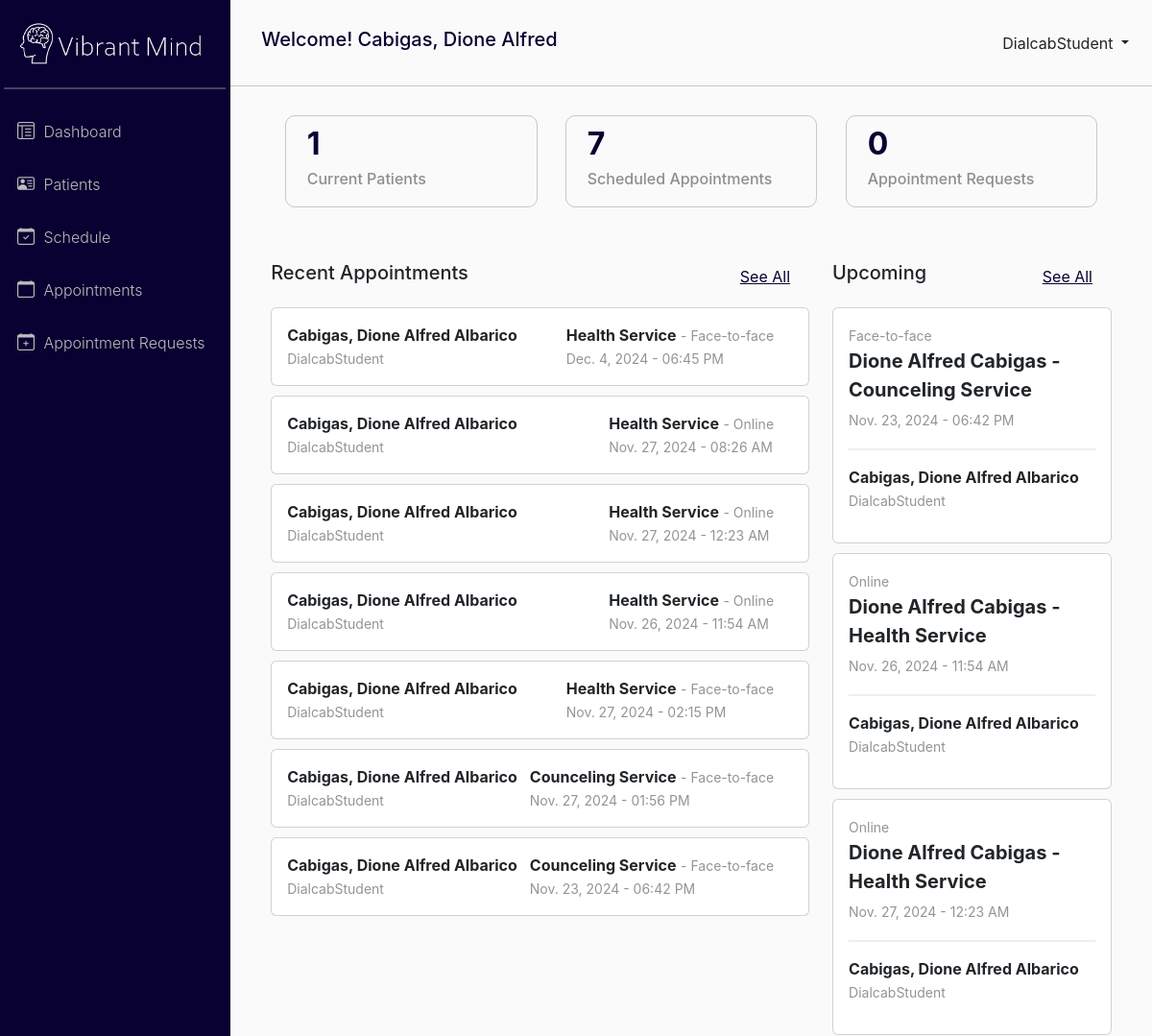
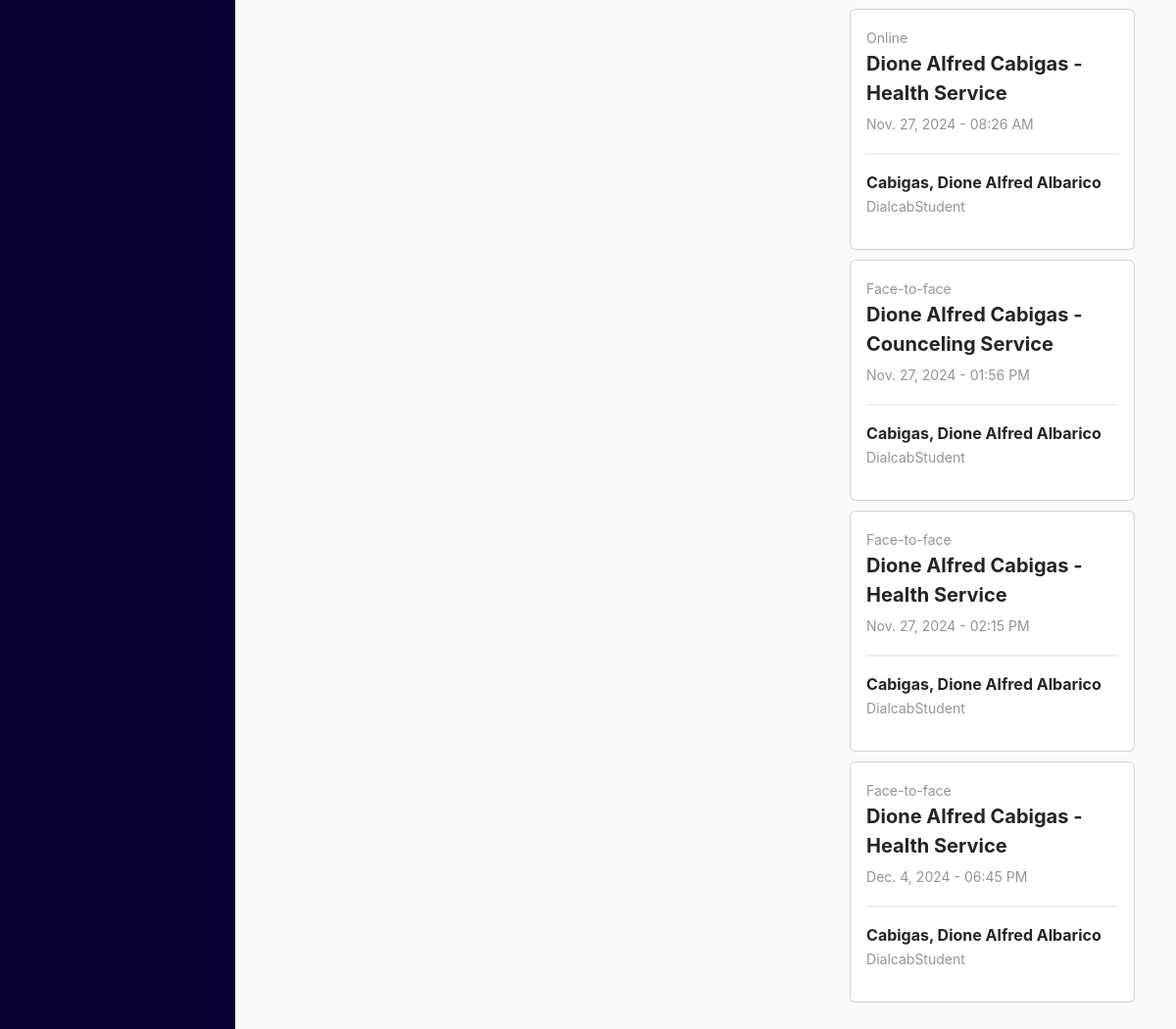
Page / (signed in) on the earlier database version (2 pictures, top to bottom).
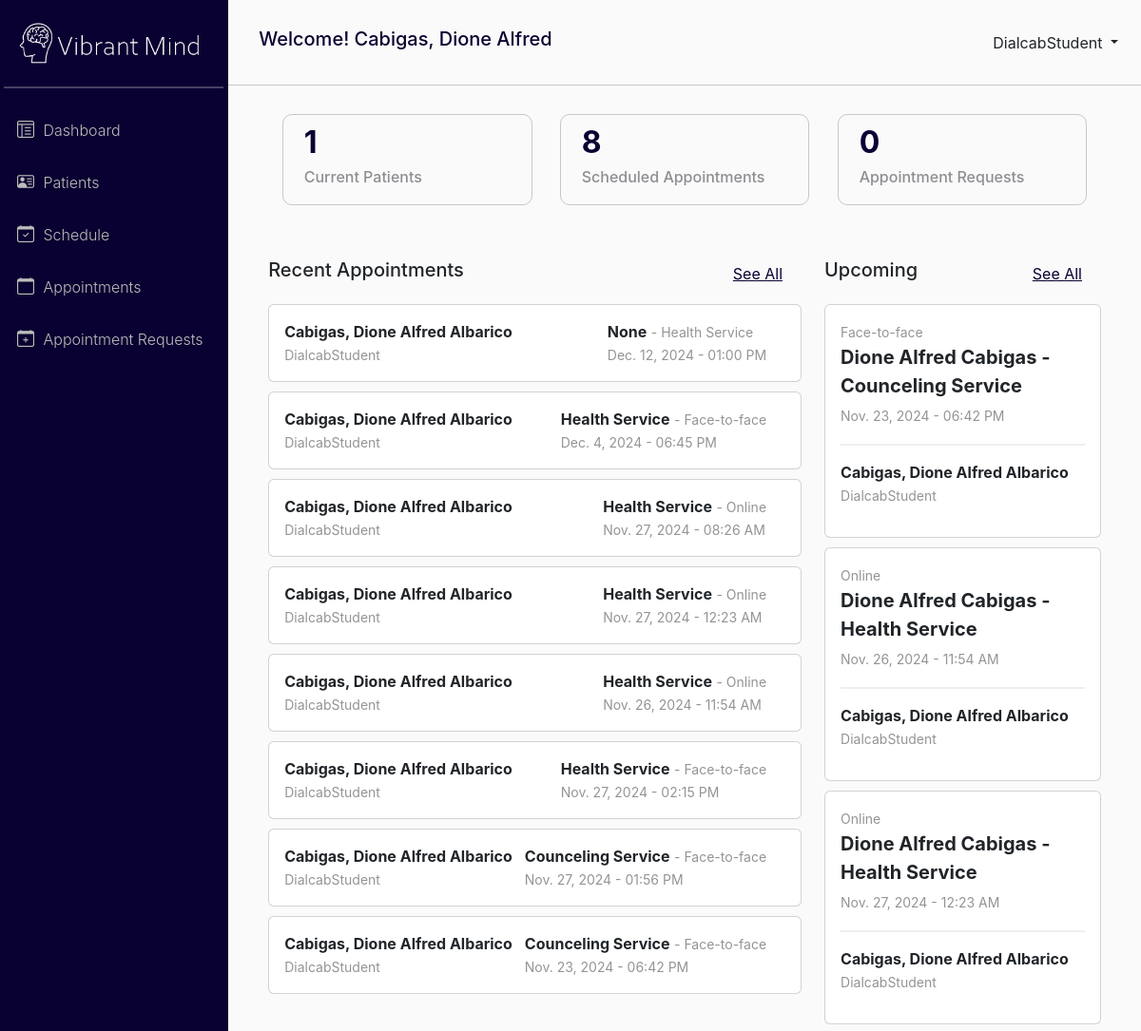
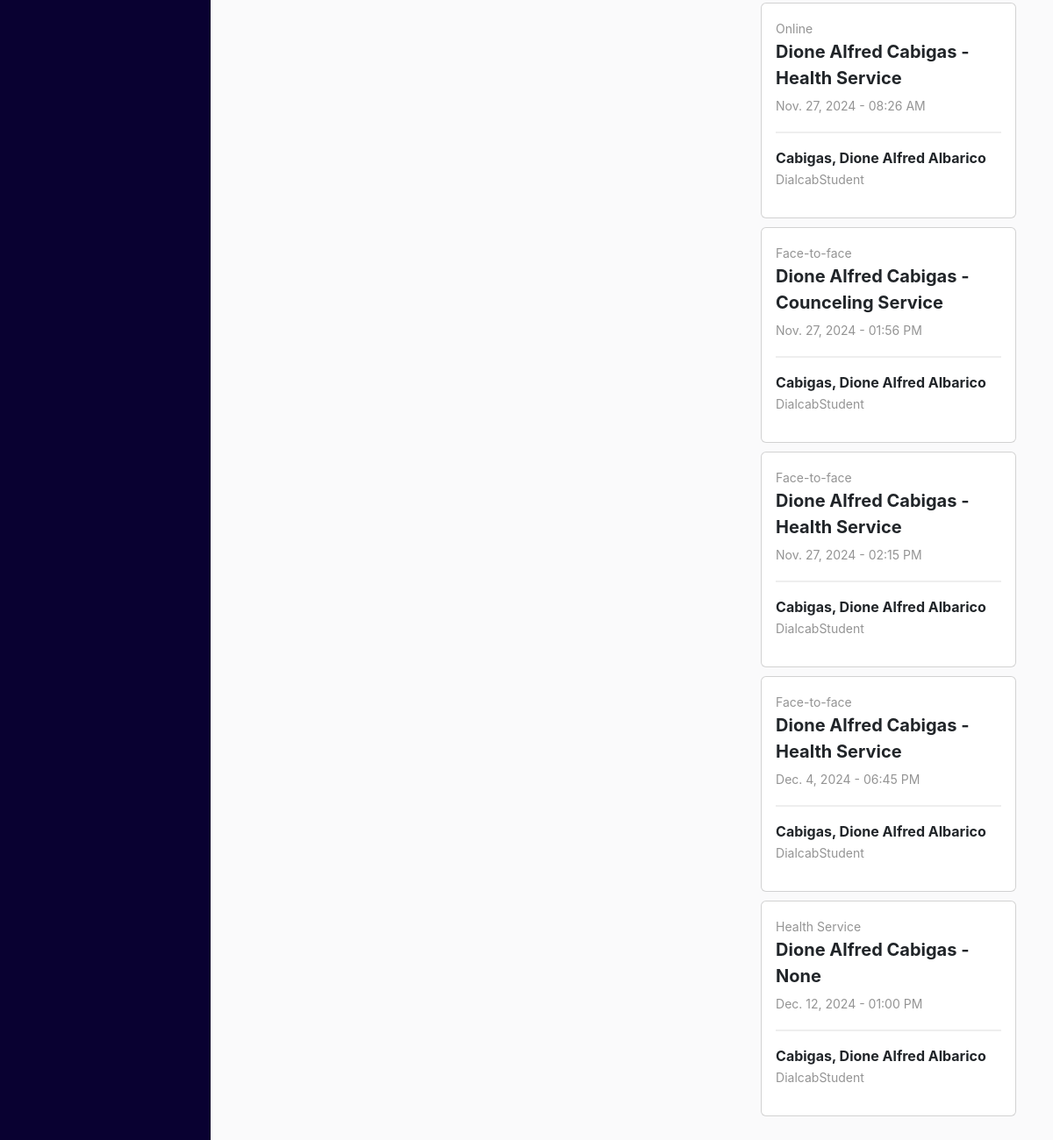
Same page on the later database version (2 pictures, top to bottom).
### VibrantMind_app/models.py (models this page shows, shortened)
class UserProfile(models.Model):
    USER_TYPE = (
        ('student', 'Student'),
        ('staff', 'Staff'),
    )
    GENDER_CHOICE = (
        ('M', 'Male'),
        ('F', 'Female'),
    )
    user = models.OneToOneField(User, on_delete=models.CASCADE)
    lastName = models.CharField(max_length=100, blank=True, null=True)
    firstName = models.CharField(max_length=100, blank=True, null=True)
    middleName = models.CharField(max_length=100, blank=True, null=True)
    age = models.PositiveIntegerField(blank=True, null=True)
    gender = models.CharField(max_length=1, choices=GENDER_CHOICE, blank=True, null=True)
    email = models.CharField(max_length=100, blank=True, null=True)
    user_type = models.CharField(max_length=50, choices=USER_TYPE, blank=True, null=True)

class Appointment(models.Model):
    SESSION_TYPE = (
        ('Health Service', 'Health Service'),
        ('Counceling Service', 'Counceling Service'),
    )
    STAFF_CHOICE = (
        ('Health Staff', 'Health Staff'),
        ('Counceling Staff', 'Counceling Staff'),
    )
    APPOINTMENT_TYPE = (
        ('Face-to-face', 'Face-to-Face'),
        ('Online', 'Online'),
    )
    patient = models.ForeignKey(Patient, on_delete=models.CASCADE)
    session_type = models.CharField(max_length=100, choices=SESSION_TYPE, null=True)
    appointment_type = models.CharField(max_length=100, choices=APPOINTMENT_TYPE, null=True)
    date = models.DateField(blank=True, null=True)
    time = models.TimeField(blank=True, null=True)
    staff = models.CharField(max_length=100, choices=STAFF_CHOICE, blank=True)
    notes = models.TextField(null=True)
    dateRequested = models.DateField(auto_now_add=True, null=True)
    timeRequested = models.TimeField(auto_now_add=True, null=True)
    approval = models.BooleanField(default=False)
    is_done = models.BooleanField(default=False)
    is_removed = models.BooleanField(default=False)

class Patient(models.Model):
    userProfile = models.OneToOneField(UserProfile, on_delete=models.CASCADE)
    phone_number = models.CharField(max_length=15, blank=True, null=True)
    emergency_contact_name = models.CharField(max_length=100, blank=True, null=True)
    emergency_contact_relationship = models.CharField(max_length=100, blank=True, null=True)
    emergency_contact_phone = models.CharField(max_length=15, blank=True, null=True)
    address = models.TextField(blank=True, null=True)
    date_of_birth = models.DateField(blank=True, null=True)

### VibrantMind_app/views.py (the view)
# urls.py: path('', views.staff_dashboard_view, name='staff_dashboard'),
@login_required
def staff_dashboard_view(request):
    patients = Patient.objects.all()
    appointments = Appointment.objects.filter(approval=True, is_done=False, is_removed=False).order_by('-dateRequested', '-timeRequested')
    appointment_requests = Appointment.objects.filter(approval=False)
    schedules = Appointment.objects.filter(approval=True, is_done=False, is_removed=False).order_by('date', 'time')
    context = {
        'patients' : patients,
        'appointments': appointments,
        'appointment_requests': appointment_requests,
        'schedules' : schedules
    }
    return render(request, 'staff/dashboard.html', context)

### VibrantMind_app/templates/Staff/dashboard.html (shortened to what this page needs)
{% extends 'staff/base.html' %}
{% block content %}
<div class="container dashboard-statistics">
    <div class="container d-stat-1">
        <div class="d-stat-content">
            <h2>{{ patients.count }}</h2>
            <h6>Current Patients</h6>
        </div>
    </div>
    <div class="container d-stat-2">
        <div class="d-stat-content">
            <h2>{{ appointments.count }}</h2>
            <h6>Scheduled Appointments</h6>
        </div>
    </div>
    <div class="container d-stat-3">
        <div class="d-stat-content">
            <h2>{{ appointment_requests.count }}</h2>
            <h6>Appointment Requests</h6>
        </div>
    </div>
</div>
<div class="d-flex justify-content-between">
    <div class="flex-fill">
        <div class="container-fluid d-flex justify-content-between align-items-center dashboard-recent-appointments-title">
            <p class="h5">Recent Appointments</p>
            <a href="{% url 'appointment_list' %}">See All</a>
        </div>
        <div class="container">
            {% for appointment in appointments %}
                    <div class="card" style="margin-bottom: 10px;">
                        <div class="card-body">
                            <div class="d-flex" style="justify-content: space-between;">
                                <div>
                                    <b>{{ appointment.patient.userProfile.lastName }}, {{ appointment.patient.userProfile.firstName }} {{ appointment.patient.userProfile.middleName }}</b>
                                    <br> <span class="appointment-card-span">{{ appointment.patient.userProfile.user.username }}</span>
                                </div>
                                <div style="margin-right: 20px;">
                                    <b>{{ appointment.session_type }}</b> <span class="appointment-card-span"> - {{ appointment.appointment_type }}</span>
                                    <br> <span class="appointment-card-span">{{ appointment.date }} - {{ appointment.time|time:"h:i A" }}</span>
                                </div>
                            </div>
                        </div>
                    </div>
            {% endfor %}
        </div>
    </div>
    <div style="width: 35%;">
        <div class="container-fluid d-flex justify-content-between align-items-center dashboard-recent-appointments-title">
            <p class="h5">Upcoming</p>
            <a href="{% url 'schedule_list' %}">See All</a>
        </div>
        <div class="container">
        {% if schedules %}
            {% for appointment in schedules %}
                <div class="card" style="margin-bottom: 10px;">
                    <div class="card-body">
                        <span class="appointment-card-span">{{ appointment.appointment_type }}</span>
                        <p style="font-size: 20px;"><b>{{ appointment.patient.userProfile.firstName }} {{ appointment.patient.userProfile.lastName }} - {{ appointment.session_type }}</b>
                            <br> <span class="appointment-card-span">{{ appointment.date }} - {{ appointment.time|time:"h:i A" }}</span>
                        </p>
                        <hr style="border-top: 2px solid #bbb;">
                        <p><b>{{ appointment.patient.userProfile.lastName }}, {{ appointment.patient.userProfile.firstName }} {{ appointment.patient.userProfile.middleName }}</b>
                            <br> <span class="appointment-card-span">{{ appointment.patient.userProfile.user.username }}</span>
                        </p>
                    </div>
                </div>
            {% endfor %}
            {% else %}
            <div class="text-center mt-5">
                <h6 style="color: #090131;">No scheduled appointments available</h6>
            </div>
        {% endif %}
        </div>
    </div>
</div>
{% endblock %}

### VibrantMind_app/templates/Staff/base.html (shortened to what this page needs)
<!DOCTYPE html>
<html lang="en">
  <head>
    <link rel="stylesheet" href="https://cdn.jsdelivr.net/npm/bootstrap@5.3.3/dist/css/bootstrap.min.css">
    <link href="https://cdn.jsdelivr.net/npm/bootstrap-icons/font/bootstrap-icons.css" rel="stylesheet">
    {% load static %}
    <link rel="stylesheet" href="{% static 'css/styles.css' %}" />
  </head>
  <body>
    <div id="wrapper">
      {% include "staff/sidebar.html" with request=request %}
      <div id="content-wrapper" class="d-flex flex-column">
        <div id="content">
          <nav class="navbar">
            <div class="container-fluid" style="margin-left: 20px">
              <div style="color: #090131;">
                <h5>{% block navTitle %}Welcome! {{ request.user.userprofile.lastName }}, {{ request.user.userprofile.firstName }}{% endblock %}</h5>
              </div>
              <div class="dropdown">
                <button
                  class="btn btn-transparent dropdown-toggle"
                  type="button"
                  id="dropdownMenuButton"
                  data-bs-toggle="dropdown"
                  aria-expanded="false"
                  style="background-color: transparent; border: none;"
                >
                  {{ request.user.username }}
                </button>
              </div>
            </div>
          </nav>
          <div class="container-fluid" style="padding: 30px">
            {% block content %} {% endblock %}
          </div>
        </div>
      </div>
    </div>
  </body>
</html>

### VibrantMind_app/templates/Staff/sidebar.html
<div class=" sidebar">
  <div class="container">
    {% load static %}
    <img src="{% static 'images/vibrant-mind-logo-white.png' %}" alt="Logo" width="200px" style="margin-top: 20px ;">
  </div>
  <ul class="p-1" style="margin: 0 auto;">
    <hr style="border-top: 2px solid #FFFFFF;">
    <li class="nav-item p-1 {% if request.path == '/staff/dashboard/' %}active{% endif %}">
      <a class="nav-link fw-light align-items-center" href="{% url 'staff_dashboard' %}">
        <i class="bi bi-layout-text-window-reverse" style="font-size: 18px; margin-right: 5px;"></i>
        Dashboard
      </a>
    </li>
    <li class="nav-item p-1 {% if request.path == '/staff/patient/' %}active{% endif %}">
      <a class="nav-link fw-light" href="{% url 'patient_list' %}">
        <i class="bi bi-person-vcard" style="font-size: 18px; margin-right: 5px;"></i>
        Patients
      </a>
    </li>
    <li class="nav-item p-1 {% if request.path == '/staff/schedule/' %}active{% endif %}">
      <a class="nav-link fw-light" href="{% url 'schedule_list' %}">
        <i class="bi bi-calendar-check" style="font-size: 18px; margin-right: 5px;"></i>
        Schedule
      </a>
    </li>
    <li class="nav-item p-1 {% if request.path == '/staff/appointment/' %}active{% endif %}">
      <a class="nav-link fw-light" href="{% url 'appointment_list' %}">
        <i class="bi bi-calendar" style="font-size: 18px; margin-right: 5px;"></i>
        Appointments
      </a>
    </li>
    <li class="nav-item p-1 {% if request.path == '/staff/appointment_request/' %}active{% endif %}">
      <a class="nav-link fw-light" href="{% url 'appointment_request' %}">
        <i class="bi bi-calendar-plus" style="font-size: 18px; margin-right: 5px;"></i>
        Appointment Requests
      </a>
    </li>
  </ul>
</div>

### VibrantMind_app/static/css/styles.css (style rules this page uses)
body { font-family: 'Inter', sans-serif; margin: 0; padding: 0; }
#wrapper { display: flex; }
#wrapper #content-wrapper { background-color: #FAFAFB; width: 100%; max-height: 100vh; overflow-x: hidden; }
.sidebar { position: relative; width: 300px; height: 100vh; color: #FFFFFF; background-color: #090131; border-right: 0.5px solid rgb(0, 0, 0, .2); }
.sidebar a { padding: 10px; font-size: 16px; color: #bcbcbc; }
.navbar { height: 90px; background-color: #FAFAFB; border-bottom: 0.5px solid rgb(0, 0, 0, .2); }
.nav-item { color: black; }
.dashboard-statistics { min-width: 50vw; display: flex; }
.d-stat-1, .d-stat-2, .d-stat-3 { border: 0.5px solid rgb(0, 0, 0, .2); border-radius: 10px; width: 30%; }
.d-stat-content { padding: 10px 10px; }
.d-stat-content h2 { font-weight: bold; color: #090131; }
.d-stat-content h6 { font-size: 16px; opacity: 50%; }
.dashboard-recent-appointments h4, a { color: #090131; padding: 20px; }
.dashboard-recent-appointments-title { padding-top: 40px; }
.appointment-card-span { font-size: 14px; color: #949494; }

Differences in the rows shown:
added Appointment: patient.userProfile.lastName "Cabigas", patient.userProfile.firstName "Dione Alfred", patient.userProfile.middleName "Albarico", patient.userProfile.user.username "DialcabStudent", session_type "None", appointment_type "Health Service", date "Dec. 12, 2024", time "01:00 PM"
Other differences:
{{ appointments.count }}: "7" → "8"
